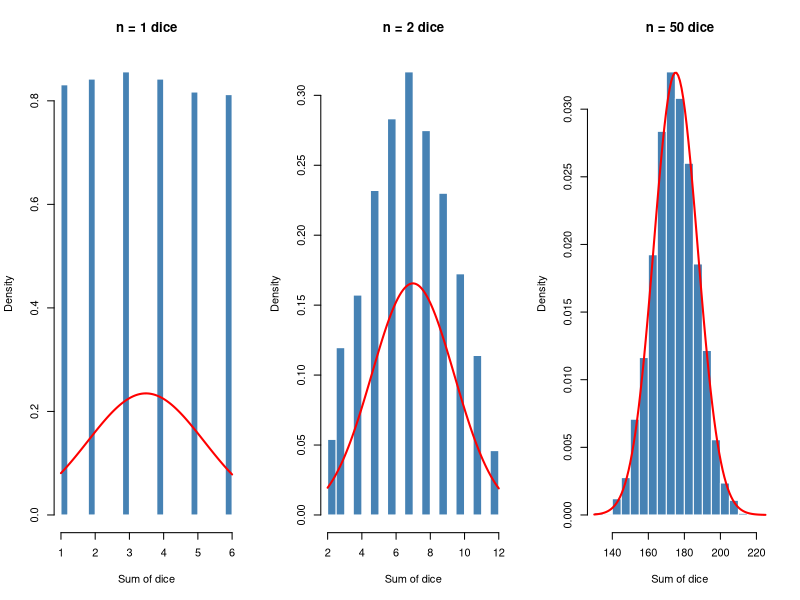

R code for this plot:
## ---- chunk 1
#| echo: true
#| eval: true
# Probability of z < 1.96
pnorm(1.96)

# z-score for 97.5th percentile
qnorm(0.975)

# p-value for chi-square = 20, df = 14
1 - pchisq(20, df = 14)

# 10 random numbers from Poisson distribution
rpois(10, 2)


## ---- chunk 2
#| echo: false
#| dev: png
#| fig-height: 4
#| fig-width: 9
#| fig-align: center
par(mfrow = c(1, 3))
for (n in c(1, 2, 50)) {
  sms <- replicate(5000, sum(sample(1:6, n, replace = TRUE)))
  hist(sms, breaks = 30, probability = TRUE, col = "steelblue",
       main = paste0("n = ", n, " dice"), xlab = "Sum of dice",
       border = "white")
  curve(dnorm(x, mean(sms), sd(sms)), add = TRUE, col = "red", lwd = 2)
}
